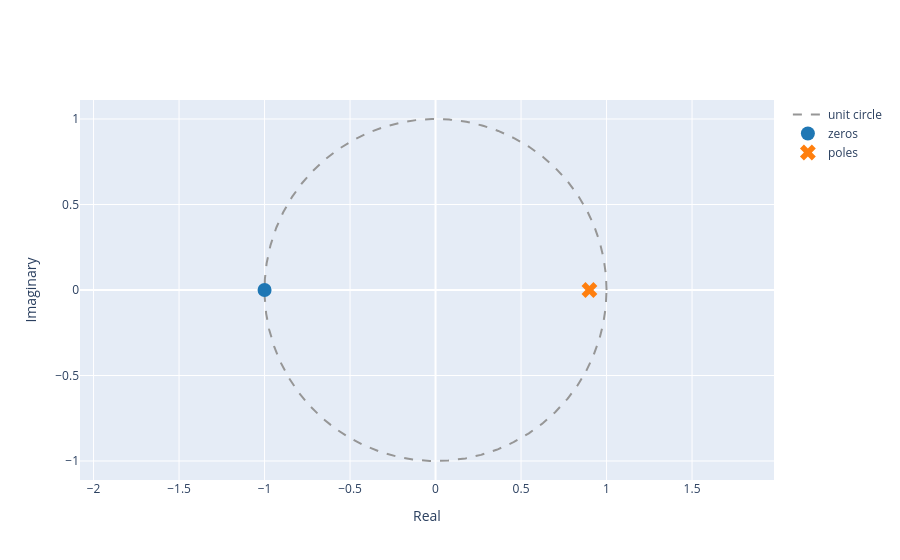

Notebook cell for this chart:
### Markdown cell above
iii. Use the function  `plot_zeros_poles(z, p)` to plot the zeros and poles found in ii.

### Code cell
from util import plot_zeros_poles 
plot_zeros_poles(zeros, poles)

### Figure 1 — Plotly figure (JSON) as saved in the notebook; plotly's stock layout.template omitted (floating-point values rounded to 4 significant figures; data arrays with more than 128 entries replaced by an {"elided": "..."} marker saying what was removed)
{"data": [{"line": {"color": "rgb(150,150,150)", "dash": "dash", "shape": "linear"}, "mode": "lines", "name": "unit circle", "type": "scatter", "x": {"elided": "1000 float values"}, "y": {"elided": "1000 float values"}}, {"marker": {"color": "#1f77b4", "size": 14, "symbol": "circle"}, "mode": "markers", "name": "zeros", "type": "scatter", "x": [-1], "y": [0]}, {"marker": {"color": "#ff7f0e", "size": 14, "symbol": "x"}, "mode": "markers", "name": "poles", "type": "scatter", "x": [0.9], "y": [0]}], "layout": {"xaxis": {"title": {"text": "Real"}}, "yaxis": {"scaleanchor": "x", "scaleratio": 1, "title": {"text": "Imaginary"}}}}
